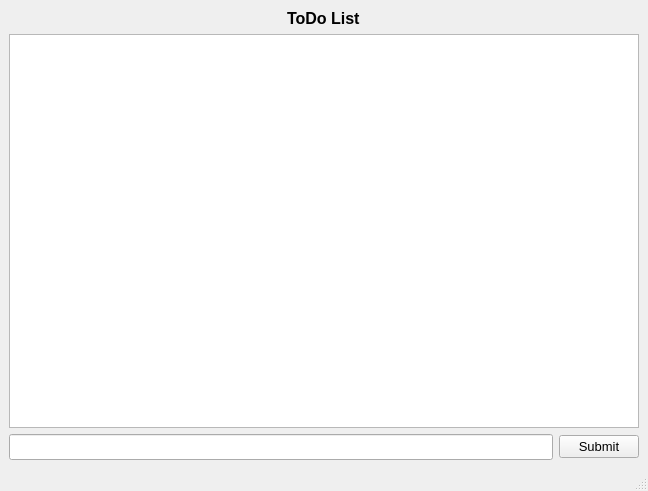
<?xml version="1.0" encoding="UTF-8"?>
<ui version="4.0">
 <class>MainWindow</class>
 <widget class="QMainWindow" name="MainWindow">
  <property name="geometry">
   <rect>
    <x>0</x>
    <y>0</y>
    <width>643</width>
    <height>491</height>
   </rect>
  </property>
  <property name="windowTitle">
   <string>MainWindow</string>
  </property>
  <widget class="QWidget" name="centralwidget">
   <layout class="QGridLayout" name="gridLayout">
    <item row="2" column="0">
     <widget class="QLineEdit" name="lineEdit">
      <property name="minimumSize">
       <size>
        <width>544</width>
        <height>0</height>
       </size>
      </property>
      <property name="font">
       <font>
        <pointsize>11</pointsize>
       </font>
      </property>
     </widget>
    </item>
    <item row="0" column="0" colspan="2" alignment="Qt::AlignHCenter">
     <widget class="QLabel" name="label">
      <property name="font">
       <font>
        <pointsize>12</pointsize>
        <bold>true</bold>
       </font>
      </property>
      <property name="text">
       <string>ToDo List</string>
      </property>
      <property name="alignment">
       <set>Qt::AlignLeading|Qt::AlignLeft|Qt::AlignTop</set>
      </property>
     </widget>
    </item>
    <item row="1" column="0" colspan="2">
     <widget class="QListWidget" name="listWidget"/>
    </item>
    <item row="2" column="1">
     <widget class="QPushButton" name="pushButton">
      <property name="font">
       <font>
        <pointsize>10</pointsize>
       </font>
      </property>
      <property name="text">
       <string>Submit</string>
      </property>
     </widget>
    </item>
   </layout>
  </widget>
  <widget class="QMenuBar" name="menubar">
   <property name="geometry">
    <rect>
     <x>0</x>
     <y>0</y>
     <width>643</width>
     <height>22</height>
    </rect>
   </property>
  </widget>
  <widget class="QStatusBar" name="statusbar"/>
 </widget>
 <resources/>
 <connections/>
</ui>
